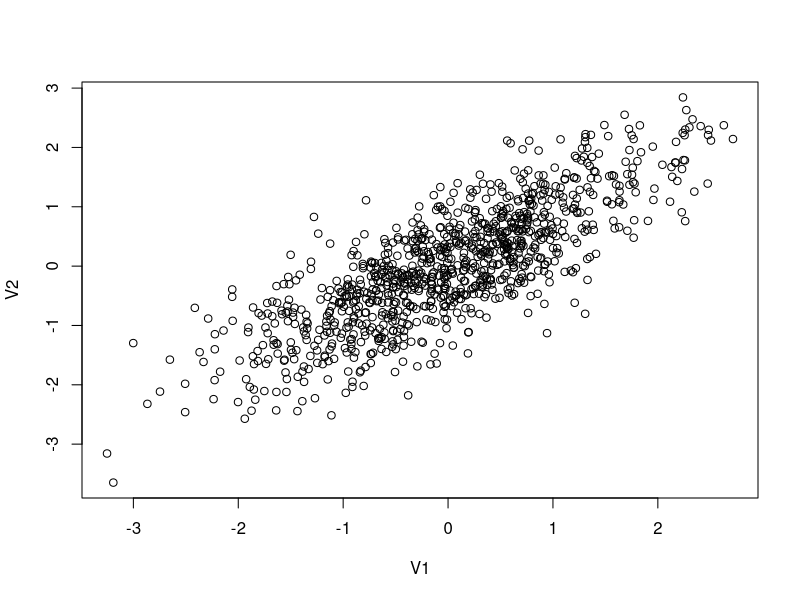

This figure's R source:
## ---- chunk 1
knitr::opts_chunk$set(echo = TRUE)
## ---- chunk 2
#This is a comment, alone in a chunk. 

## ---- chunk 3
library(MASS)
library(ggplot2)

out <- as.data.frame(mvrnorm(1000, mu = c(0,0), 
                     Sigma = matrix(c(1,0.8,0.8,1), ncol = 2), 
                     empirical = TRUE))
cor(out)
plot(out)

## ---- chunk 4
out$error<-rnorm(1000, mean=0, sd=1)

#The data generating process
B1<-3
B2<-6

out$Y<-out$V1*B1+out$V2*B2+out$error
## ---- chunk 5
#plotted<-ggplot(out, aes(V1, y = value, color = variable)) + 
#    geom_point(aes(y = Y, col = "Y")) + 
#    geom_point(aes(y = adjY, col = "adjY"))+
#    geom_smooth(method='lm', aes(y = Y, col = "Y"))+
#    geom_smooth(method='lm', aes(y = adjY, col = "Y"))

#plotted

